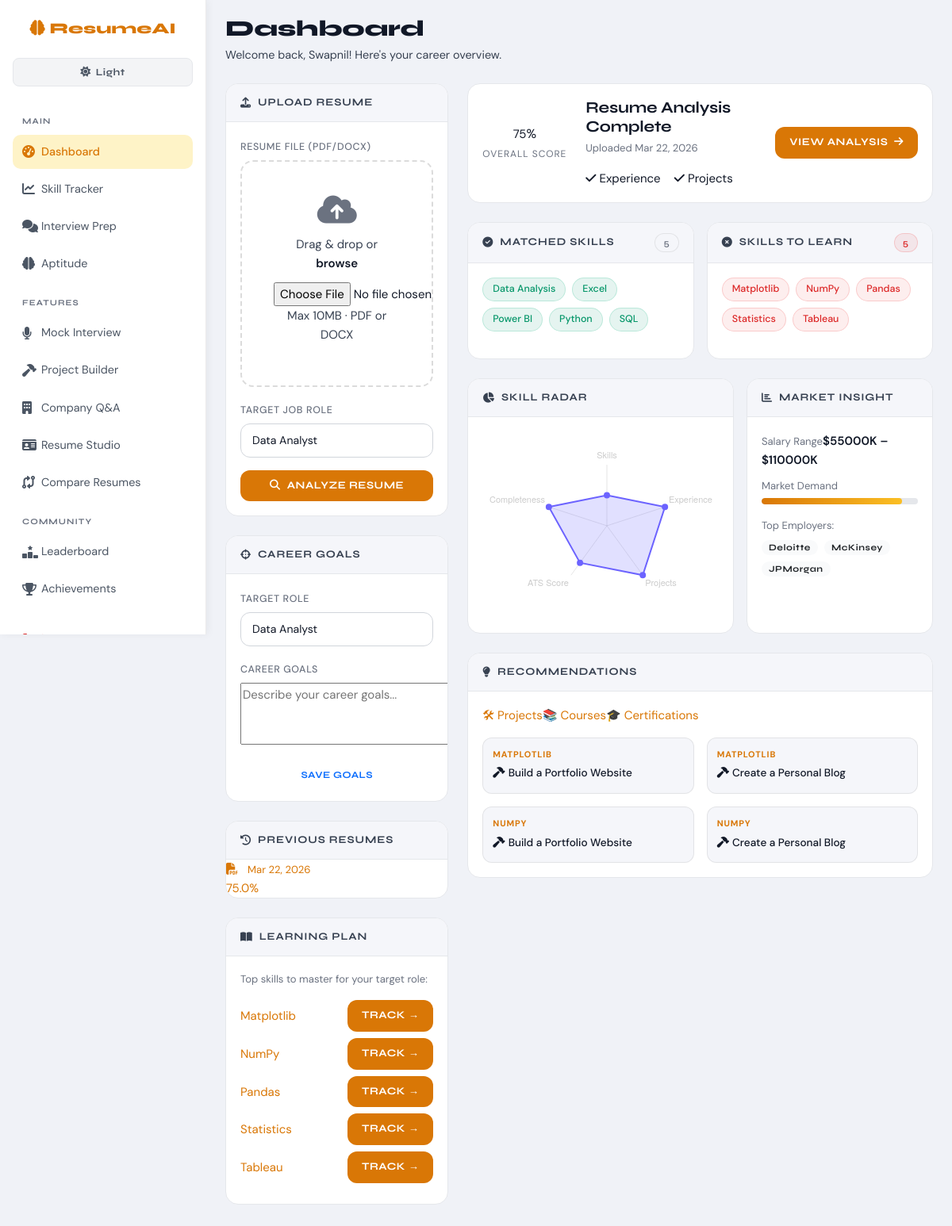
The page /dashboard/ (signed in) on the database its author committed.
### analyzer/models.py (models this page shows, shortened)
class UserProfile(models.Model):
    user = models.OneToOneField(User, on_delete=models.CASCADE, related_name='profile')
    target_job_role = models.ForeignKey(JobRole, null=True, blank=True, on_delete=models.SET_NULL)
    career_goals = models.TextField(blank=True)
    avatar = models.ImageField(upload_to='avatars/', null=True, blank=True)

class Resume(models.Model):
    user = models.ForeignKey(User, on_delete=models.CASCADE, related_name='resumes')
    file = models.FileField(upload_to='resumes/')
    uploaded_at = models.DateTimeField(auto_now_add=True)
    extracted_text = models.TextField(blank=True)
    extracted_skills = models.JSONField(default=list)
    experience_present = models.BooleanField(default=False)
    projects_present = models.BooleanField(default=False)
    score = models.FloatField(default=0.0)
    class Meta:
        ordering = ['-uploaded_at']

class Skill(models.Model):
    name = models.CharField(max_length=100, unique=True)
    class Meta:
        ordering = ['name']

class JobMarketInsight(models.Model):
    job_role = models.OneToOneField(JobRole, on_delete=models.CASCADE, related_name='market_insight')
    average_salary_min = models.IntegerField(default=0)
    average_salary_max = models.IntegerField(default=0)
    demand_score = models.IntegerField(default=50)  # 0-100
    top_employers = models.JSONField(default=list)
    last_updated = models.DateField(auto_now=True)

### analyzer/views.py (the view)
# urls.py: path('dashboard/', views.dashboard, name='dashboard'),
@login_required
def dashboard(request):
    user = request.user
    profile, _ = UserProfile.objects.get_or_create(user=user)
    resumes = Resume.objects.filter(user=user)
    latest_resume = resumes.first()
    job_roles = JobRole.objects.all()
    profile_form = UserProfileForm(instance=profile)
    if request.method == 'POST' and 'update_profile' in request.POST:
        profile_form = UserProfileForm(request.POST, instance=profile)
        if profile_form.is_valid():
            profile_form.save()
            messages.success(request, 'Profile updated!')
            return redirect('dashboard')
    missing_skills = []
    matching_skills = []
    projects_rec = []
    courses_rec = []
    certs_rec = []
    skill_history = []
    radar_labels = []
    radar_scores = []
    if latest_resume and profile.target_job_role:
        role = profile.target_job_role
        extracted = latest_resume.extracted_skills or []
        required = list(role.skills.values_list('name', flat=True))
        matching_skills = [s for s in extracted if s in required]
        missing_skills = [s for s in required if s not in extracted]
        projects_rec, courses_rec, certs_rec = get_recommendations(missing_skills)
        radar_labels = ['Skills', 'Experience', 'Projects', 'ATS Score', 'Completeness']
        skill_pct = (len(matching_skills) / len(required) * 100) if required else 0
        exp_pct = 100 if latest_resume.experience_present else 20
        proj_pct = 100 if latest_resume.projects_present else 20
        ats_pct = latest_resume.score
        complete_pct = min((len(extracted) / max(len(required), 1)) * 100, 100)
        radar_scores = [round(skill_pct), exp_pct, proj_pct, round(ats_pct), round(complete_pct)]
    sp_list = SkillProgress.objects.filter(user=user).order_by('-level')[:6]
    learning_plan = missing_skills[:5]
    tracked_skills = SkillProgress.objects.filter(user=user)
    upload_form = ResumeUploadForm(initial={'target_job_role': profile.target_job_role})
    market_insight = None
    if profile.target_job_role:
        market_insight = JobMarketInsight.objects.filter(job_role=profile.target_job_role).first()
    return render(request, 'dashboard.html', {
        'profile': profile,
        'profile_form': profile_form,
        'resumes': resumes,
        'latest_resume': latest_resume,
        'job_roles': job_roles,
        'matching_skills': matching_skills,
        'missing_skills': missing_skills,
        'projects_rec': projects_rec[:4],
        'courses_rec': courses_rec[:4],
        'certs_rec': certs_rec[:4],
        'learning_plan': learning_plan,
        'tracked_skills': tracked_skills,
        'radar_labels': json.dumps(radar_labels),
        'radar_scores': json.dumps(radar_scores),
        'upload_form': upload_form,
        'market_insight': market_insight,
        'sp_list': sp_list,
    })

### templates/dashboard.html (shortened to what this page needs)
{% extends 'base.html' %}
{% block content %}
<div class="page-header">
  <h1 class="page-title">Dashboard</h1>
  <p class="page-subtitle">Welcome back, {{ user.get_full_name|default:user.username }}! Here's your career overview.</p>
</div>
<div class="row g-4">
  <div class="col-lg-4">
    <div class="card-glass mb-4">
      <div class="card-glass-header">
        <i class="fa-solid fa-upload me-2" style="color:var(--primary)"></i>Upload Resume
      </div>
      <div class="card-glass-body">
        <form method="post" action="{% url 'upload_resume' %}" enctype="multipart/form-data">
          <div class="mb-3">
            <label class="form-label text-muted small">Resume File (PDF/DOCX)</label>
            <div class="upload-zone" id="uploadZone">
              <i class="fa-solid fa-cloud-arrow-up upload-icon"></i>
              <p class="upload-text">Drag & drop or <strong>browse</strong></p>
              <input type="file" name="resume_file" accept=".pdf,.docx" class="upload-input" required id="resumeFile">
              <p class="upload-hint" id="fileName">Max 10MB · PDF or DOCX</p>
            </div>
          </div>
          <div class="mb-3">
            <label class="form-label text-muted small">Target Job Role</label>
            {{ upload_form.target_job_role }}
          </div>
          <button type="submit" class="btn btn-primary w-100">
            <i class="fa-solid fa-magnifying-glass me-2"></i>Analyze Resume
          </button>
        </form>
      </div>
    </div>
    <div class="card-glass mb-4">
      <div class="card-glass-header">
        <i class="fa-solid fa-crosshairs me-2" style="color:var(--accent)"></i>Career Goals
      </div>
      <div class="card-glass-body">
        <form method="post">
          <div class="mb-3">
            <label class="form-label text-muted small">Target Role</label>
            {{ profile_form.target_job_role }}
          </div>
          <div class="mb-3">
            <label class="form-label text-muted small">Career Goals</label>
            {{ profile_form.career_goals }}
          </div>
          <button type="submit" class="btn btn-outline-primary btn-sm w-100">Save Goals</button>
        </form>
      </div>
    </div>
    {% if resumes %}
    <div class="card-glass mb-4">
      <div class="card-glass-header">
        <i class="fa-solid fa-clock-rotate-left me-2" style="color:var(--warning)"></i>Previous Resumes
      </div>
      <div class="card-glass-body p-0">
        {% for resume in resumes|slice:":5" %}
        <a href="{% url 'analysis_detail' resume.pk %}" class="resume-item {% if forloop.first %}active{% endif %}">
          <div class="resume-item-info">
            <i class="fa-solid fa-file-pdf me-2"></i>
            <span class="small">{{ resume.uploaded_at|date:"M d, Y" }}</span>
          </div>
          <span class="score-pill score-{{ resume.score|floatformat:0 }}">{{ resume.score }}%</span>
        </a>
        {% endfor %}
      </div>
    </div>
    {% endif %}
    {% if learning_plan %}
    <div class="card-glass mb-4">
      <div class="card-glass-header">
        <i class="fa-solid fa-book-open me-2" style="color:var(--success)"></i>Learning Plan
      </div>
      <div class="card-glass-body">
        <p class="text-muted small mb-3">Top skills to master for your target role:</p>
        {% for skill in learning_plan %}
        <div class="d-flex justify-content-between align-items-center mb-2">
          <a href="{% url 'skill_tracker_list' %}" class="skill-chip-link">{{ skill }}</a>
          <a href="{% url 'skill_tracker_list' %}" class="btn btn-xs btn-primary">Track →</a>
        </div>
        {% endfor %}
      </div>
    </div>
    {% endif %}
  </div>
  <div class="col-lg-8">
    {% if latest_resume %}
    <div class="card-glass mb-4">
      <div class="card-glass-body">
        <div class="row align-items-center">
          <div class="col-auto text-center">
            <div class="score-ring-lg" style="--score-pct:{{ latest_resume.score }}">
              <span class="score-val-lg">{{ latest_resume.score|floatformat:0 }}<span style="font-size:1rem">%</span></span>
            </div>
            <div class="score-label-sm mt-1">Overall Score</div>
          </div>
          <div class="col">
            <h5 class="mb-1">Resume Analysis Complete</h5>
            <p class="text-muted small mb-3">Uploaded {{ latest_resume.uploaded_at|date:"M d, Y" }}</p>
            <div class="row g-2">
              <div class="col-6"><div class="mini-stat {% if latest_resume.experience_present %}stat-good{% else %}stat-bad{% endif %}"><i class="fa-solid {% if latest_resume.experience_present %}fa-check{% else %}fa-xmark{% endif %}"></i> Experience</div></div>
              <div class="col-6"><div class="mini-stat {% if latest_resume.projects_present %}stat-good{% else %}stat-bad{% endif %}"><i class="fa-solid {% if latest_resume.projects_present %}fa-check{% else %}fa-xmark{% endif %}"></i> Projects</div></div>
            </div>
          </div>
          <div class="col-auto">
            <a href="{% url 'analysis_detail' latest_resume.pk %}" class="btn btn-primary">View Analysis <i class="fa-solid fa-arrow-right ms-1"></i></a>
          </div>
        </div>
      </div>
    </div>
    {% endif %}
    <div class="row g-3 mb-4">
      <div class="col-md-6">
        <div class="card-glass h-100">
          <div class="card-glass-header">
            <i class="fa-solid fa-circle-check me-2" style="color:var(--success)"></i>Matched Skills
            <span class="badge-pill ms-auto">{{ matching_skills|length }}</span>
          </div>
          <div class="card-glass-body">
            {% if matching_skills %}
              <div class="skills-cloud">
                {% for skill in matching_skills %}
                <span class="skill-tag skill-tag-green">{{ skill }}</span>
                {% endfor %}
              </div>
            {% else %}
              <p class="text-muted small">Upload a resume and select a target role to see matched skills.</p>
            {% endif %}
          </div>
        </div>
      </div>
      <div class="col-md-6">
        <div class="card-glass h-100">
          <div class="card-glass-header">
            <i class="fa-solid fa-circle-xmark me-2" style="color:var(--danger)"></i>Skills to Learn
            <span class="badge-pill ms-auto badge-danger">{{ missing_skills|length }}</span>
          </div>
          <div class="card-glass-body">
            {% if missing_skills %}
              <div class="skills-cloud">
                {% for skill in missing_skills %}
                <span class="skill-tag skill-tag-red">{{ skill }}</span>
                {% endfor %}
              </div>
            {% else %}
              {% if matching_skills %}
              <p class="text-success small"><i class="fa-solid fa-star me-1"></i>Excellent! You have all required skills.</p>
              {% else %}
              <p class="text-muted small">Select a target job role to see skill gaps.</p>
              {% endif %}
            {% endif %}
          </div>
        </div>
      </div>
    </div>
    {% if radar_labels %}
    <div class="row g-3 mb-4">
      <div class="col-md-7">
        <div class="card-glass h-100">
          <div class="card-glass-header"><i class="fa-solid fa-chart-pie me-2" style="color:var(--primary)"></i>Skill Radar</div>
          <div class="card-glass-body d-flex align-items-center justify-content-center">
            <canvas id="radarChart" style="max-height:220px"></canvas>
          </div>
        </div>
      </div>
      {% if market_insight %}
      <div class="col-md-5">
        <div class="card-glass h-100">
          <div class="card-glass-header"><i class="fa-solid fa-chart-bar me-2" style="color:var(--accent)"></i>Market Insight</div>
          <div class="card-glass-body">
            <div class="insight-row"><span class="text-muted small">Salary Range</span><strong>${{ market_insight.average_salary_min|floatformat:0 }}K – ${{ market_insight.average_salary_max|floatformat:0 }}K</strong></div>
            <div class="insight-row mt-2"><span class="text-muted small">Market Demand</span></div>
            <div class="progress mt-1 mb-3" style="height:8px"><div class="progress-bar bg-accent" style="width:{{ market_insight.demand_score }}%"></div></div>
            <div class="text-muted small mb-1">Top Employers:</div>
            {% for emp in market_insight.top_employers|slice:":3" %}
            <span class="badge bg-light text-dark me-1 mb-1">{{ emp }}</span>
            {% endfor %}
          </div>
        </div>
      </div>
      {% endif %}
    </div>
    {% endif %}
    {% if projects_rec or courses_rec or certs_rec %}
    <div class="card-glass mb-4">
      <div class="card-glass-header"><i class="fa-solid fa-lightbulb me-2" style="color:var(--warning)"></i>Recommendations</div>
      <div class="card-glass-body">
        <ul class="nav nav-tabs-custom" id="recTab">
          <li><a href="#" class="rec-tab active" data-target="projects">🛠 Projects</a></li>
          <li><a href="#" class="rec-tab" data-target="courses">📚 Courses</a></li>
          <li><a href="#" class="rec-tab" data-target="certs">🎓 Certifications</a></li>
        </ul>
        <div id="projects" class="rec-panel active mt-3">
          <div class="row g-3">
            {% for p in projects_rec %}
            <div class="col-md-6">
              <div class="rec-card"><div class="rec-skill-badge">{{ p.skill }}</div><div class="rec-title"><i class="fa-solid fa-hammer me-1"></i>{{ p.project }}</div></div>
            </div>
            {% endfor %}
          </div>
        </div>
      </div>
    </div>
    {% endif %}
  </div>
</div>
{% endblock %}
{% block extra_js %}
<script>
// Radar Chart
{% if radar_labels %}
const ctx = document.getElementById('radarChart');
if(ctx){
  new Chart(ctx, {
    type: 'radar',
    data: {
      labels: {{ radar_labels|safe }},
      datasets: [{
        label: 'Your Profile',
        data: {{ radar_scores|safe }},
        backgroundColor: 'rgba(108,99,255,0.2)',
        borderColor: 'rgba(108,99,255,1)',
        borderWidth: 2,
        pointBackgroundColor: '#6c63ff',
      }]
    },
    options: {
      responsive: true,
      plugins: { legend: { display: false } },
      scales: {
        r: {
          min: 0, max: 100,
          ticks: { display: false },
          grid: { color: 'rgba(255,255,255,0.1)' },
          pointLabels: { color: getComputedStyle(document.documentElement).getPropertyValue('--text-secondary').trim() || '#ccc', font: { size: 11 } }
        }
      }
    }
  });
}
{% endif %}
// Recommendation tabs
document.querySelectorAll('.rec-tab').forEach(tab => {
  tab.addEventListener('click', function(e) {
    e.preventDefault();
    document.querySelectorAll('.rec-tab').forEach(t => t.classList.remove('active'));
    document.querySelectorAll('.rec-panel').forEach(p => p.style.display = 'none');
    this.classList.add('active');
    document.getElementById(this.dataset.target).style.display = 'block';
  });
});
// File upload feedback
const fileInput = document.getElementById('resumeFile');
const fileNameEl = document.getElementById('fileName');
if(fileInput && fileNameEl){
  fileInput.addEventListener('change', function(){
    fileNameEl.textContent = this.files[0] ? this.files[0].name : 'Max 10MB · PDF or DOCX';
  });
}
// Drag & drop zone
const uploadZone = document.getElementById('uploadZone');
if(uploadZone){
  uploadZone.addEventListener('dragover', e => { e.preventDefault(); uploadZone.classList.add('drag-over'); });
  uploadZone.addEventListener('dragleave', () => uploadZone.classList.remove('drag-over'));
  uploadZone.addEventListener('drop', e => {
    e.preventDefault();
    uploadZone.classList.remove('drag-over');
    if(e.dataTransfer.files[0]) { fileInput.files = e.dataTransfer.files; fileNameEl.textContent = e.dataTransfer.files[0].name; }
  });
}
</script>
{% endblock %}

### rows shown on the page
UserProfile: target_job_role "Data Analyst"
Resume: uploaded_at "Mar 22, 2026", score "75.0", score "75"
Skill: name "Matplotlib", skill "MATPLOTLIB", project "Build a Portfolio Website", project "Create a Personal Blog"
Skill: name "NumPy", skill "NUMPY", project "Build a Portfolio Website", project "Create a Personal Blog"
Skill: name "Pandas"
Skill: name "Statistics"
Skill: name "Tableau"
Skill: name "Data Analysis"
Skill: name "Excel"
Skill: name "Power BI"
Skill: name "Python"
Skill: name "SQL"
JobMarketInsight: average_salary_min "55000", average_salary_max "110000"

### other values the page prints
{{ user.get_full_name|default:user.username }} "Swapnil"
{{ matching_skills|length }} "5"
{{ missing_skills|length }} "5"
{{ emp }} "Deloitte" "McKinsey" "JPMorgan"
chart data {{ radar_scores|safe }} [50, 100, 100, 75, 100]
